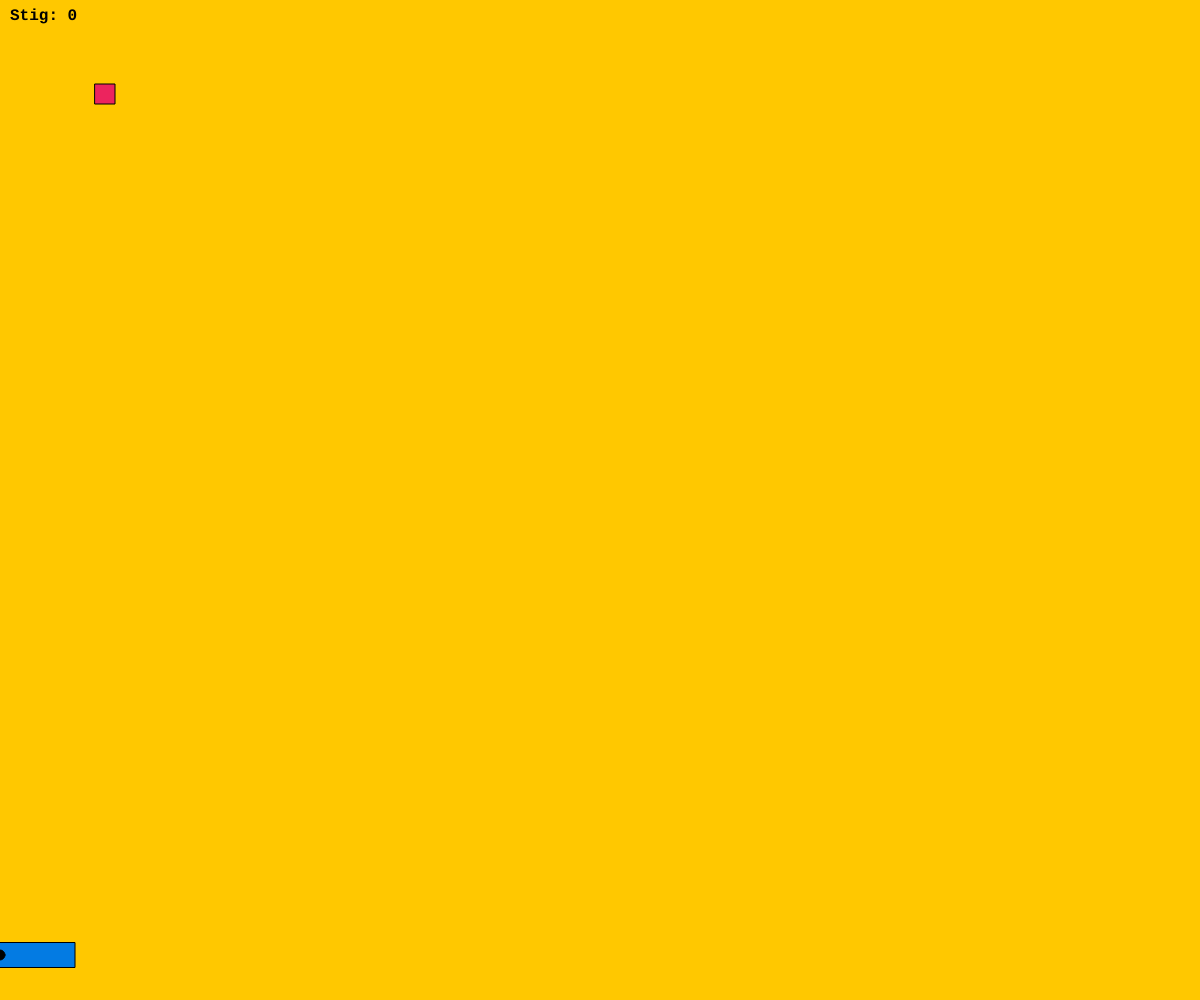
Frame 1 (no input)
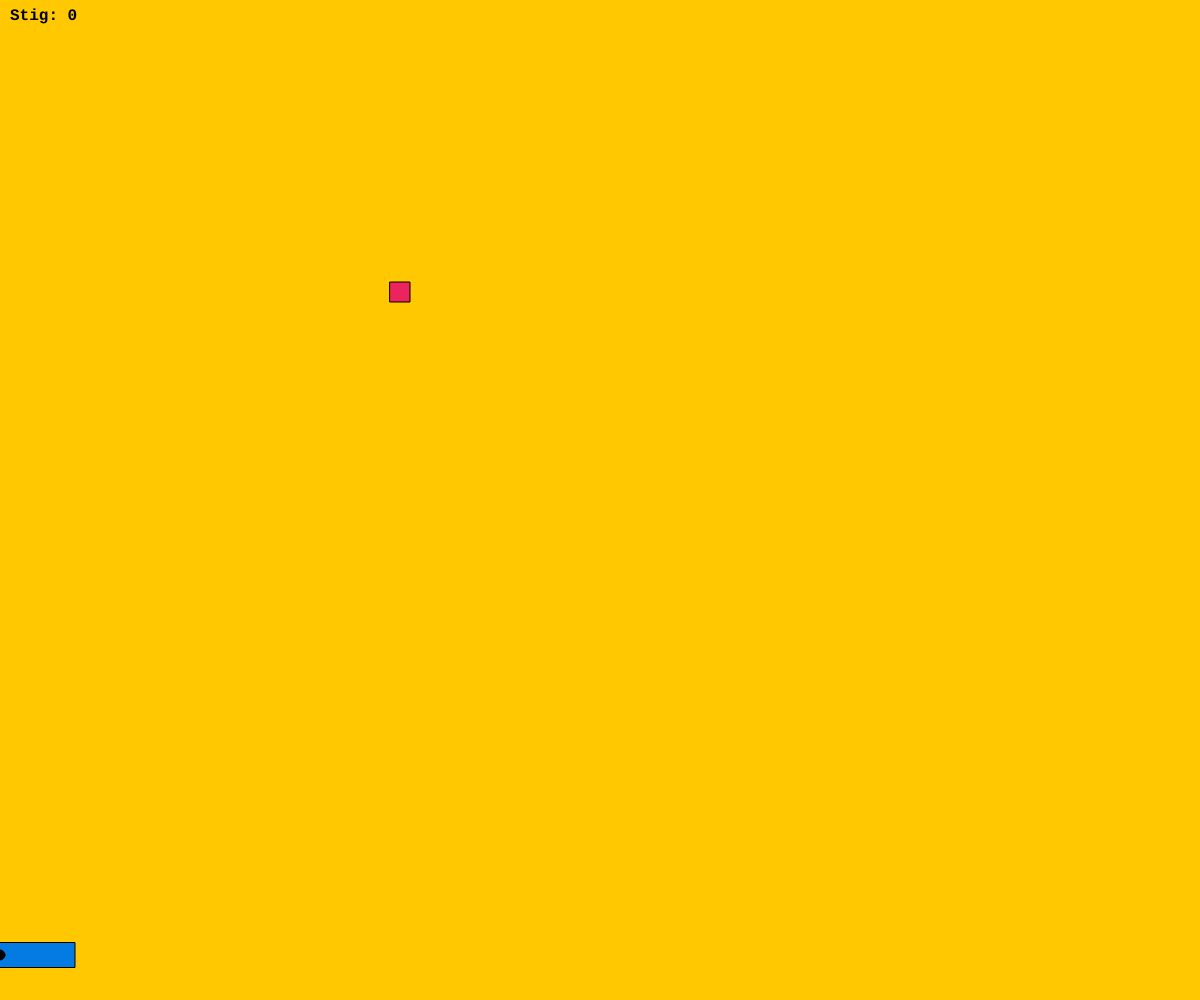
Frame 60 (no input)
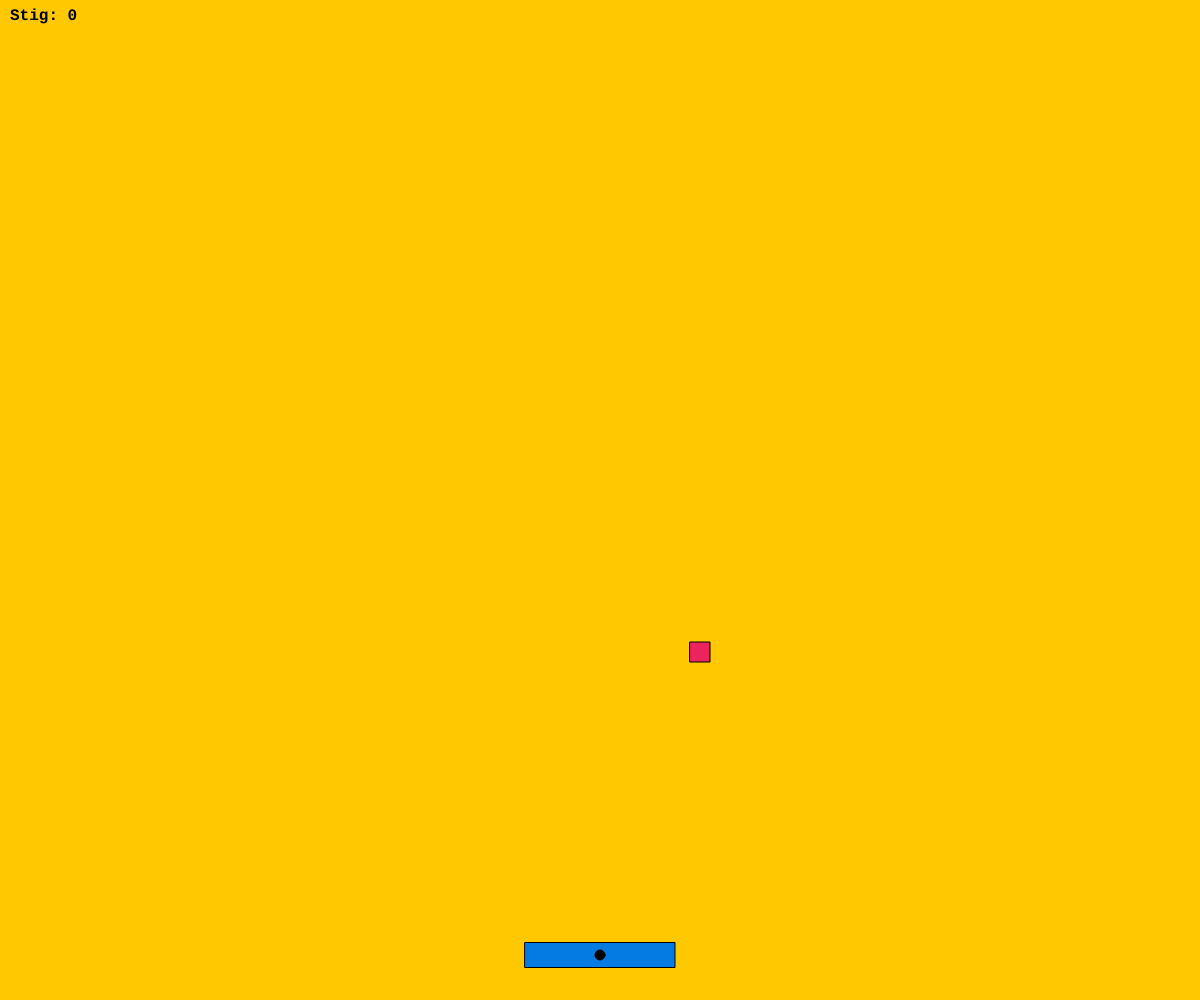
Frame 120 (the mouse pressed at the canvas centre since frame 60)

The p5.js sketch that drew these frames (run headless with seeded random() and noise() and a simulated clock; from frame 60 on, the mouse is pressed at the canvas centre):

// p5.js sketch
// ── sketch.js


//
var boltiX = 100;
var boltiY = 100;
var hradiX = 5;
var hradiY = -6;
var boltiStaerd = 20;
var stig = 0;
var spadiBreidd = 150;
var spadiThykkt = 25;
var spadiY;

function setup() {
	createCanvas(windowWidth, windowHeight);
	spadiY = height - 45;
	rectMode(CENTER);
	textFont("Courier New",16);
	textStyle(BOLD);
}

function draw() {
  background(255,200,0);
	// Reikna ný hnit út frá hraða boltans:
  boltiX = boltiX + hradiX;
  boltiY = boltiY + hradiY;
	// Athuga hvort boltinn snertir vegginn hægra megin:
  if ((boltiX > width-boltiStaerd/2))  {
    hradiX = hradiX * -1;
  }	// Athuga hvort boltinn snertir vegginn vinsta megin:
    if ((boltiX < boltiStaerd/2))  {
      hradiX = hradiX * 1;
    }
  	// Athuga hvort boltinn snertir þakið
  if ((boltiY < boltiStaerd)) {
    hradiY = hradiY * -1;
  }
  // Athuga hvort bolti snertir spaða:
  if(abs(spadiY - boltiY) < boltiStaerd/2 + spadiThykkt/2 && abs(mouseX - boltiX) < boltiStaerd/2 + spadiBreidd/2){
    hradiY = hradiY * -1;
    stig = stig + 1;
  }
	// Teikna boltann
  fill(236,36,94);
  rect(boltiX, boltiY, boltiStaerd, boltiStaerd);
	// Teikna spaðann
  fill(3,123,227);
  rect(mouseX,spadiY ,spadiBreidd,spadiThykkt);
  fill (0);
  ellipse(mouseX, spadiY, 10,10);
	// Teikna stigin
  fill(0);
  text("Stig: " + stig,10,20);
}
